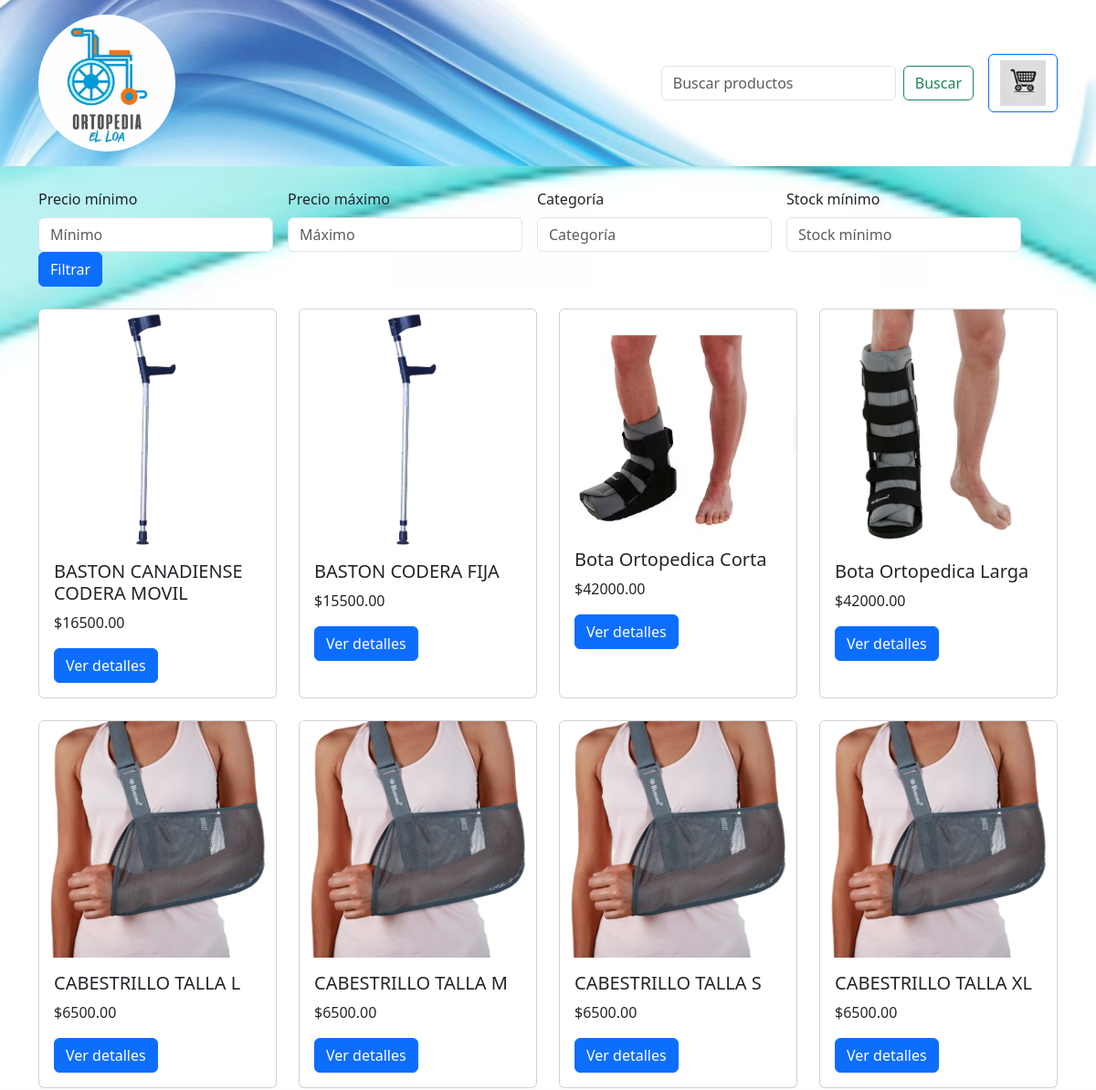
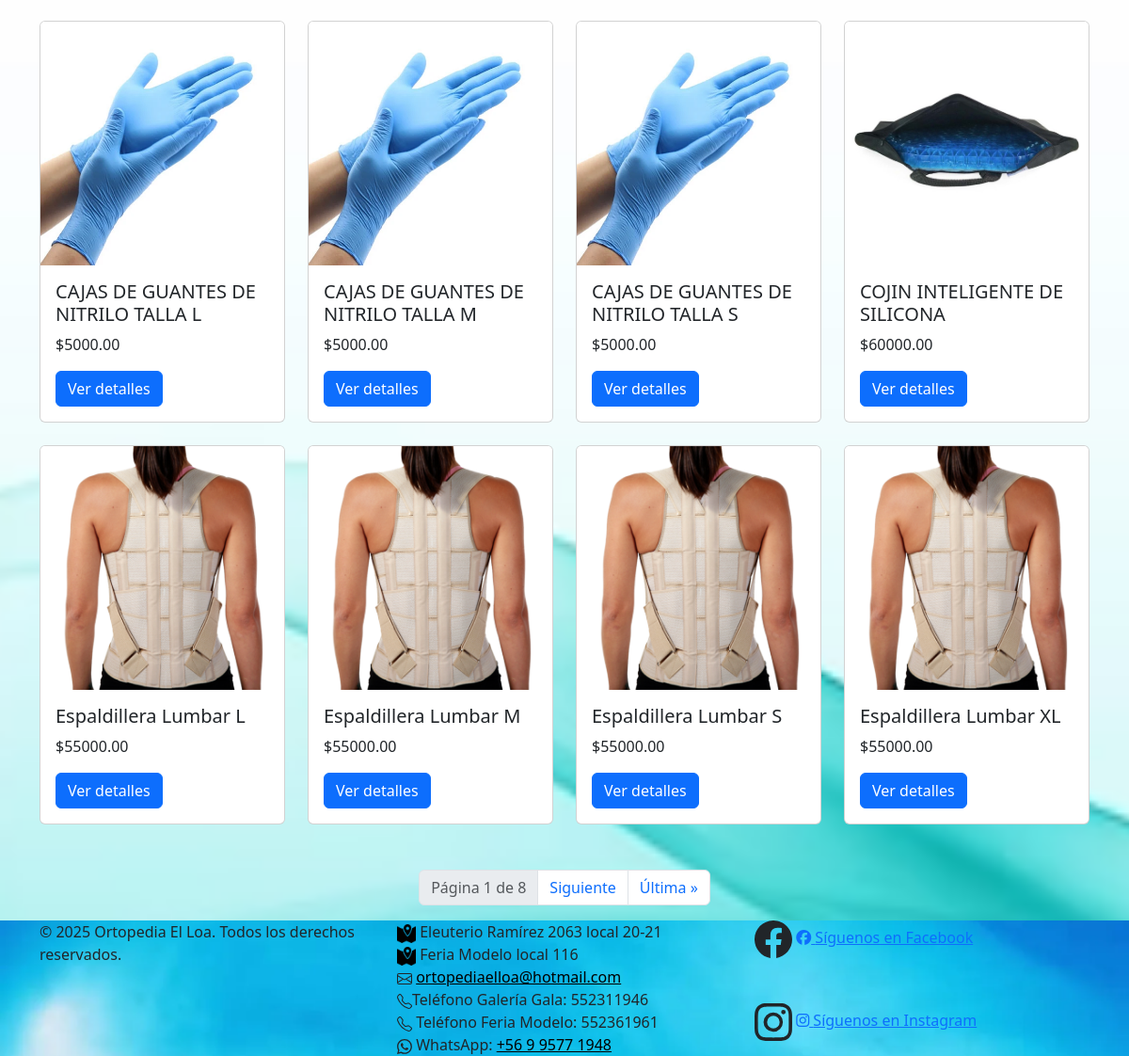
/productos/, run on the app's committed database (2 pictures, top to bottom).
### productos/models.py (models this page shows, shortened)
class Producto(models.Model):
    nombre = models.CharField(max_length=200)
    descripcion = models.TextField()
    precio = models.DecimalField(max_digits=10, decimal_places=2)
    stock = models.IntegerField()
    categoria = models.ForeignKey(Categoria, on_delete=models.CASCADE)
    imagen = models.ImageField(upload_to='productos/')

### productos/views.py (the view)
# urls.py: path('', views.ProductoListView.as_view(), name='productos_lista'),
class ProductoListView(FilterView):
    model = Producto
    template_name = 'productos/producto_lista.html'
    context_object_name = 'productos'
    filterset_class = ProductoFilter
    paginate_by = 16  # Número de productos por página
    def get_queryset(self):
        qs = super().get_queryset().order_by('nombre')
        return qs

### productos/templates/productos/producto_lista.html (shortened to what this page needs)
<!DOCTYPE html>
<html lang="en">
<head>
    {% load static %}
    <link href="https://cdn.jsdelivr.net/npm/bootstrap@5.3.0/dist/css/bootstrap.min.css" rel="stylesheet">
</head>
<body>
    {% load static %}
    <header class="bg-light py-3 mb-4"
        style="background: url('{% static 'images/fondosuperir.webp' %}') no-repeat center center; background-size: cover;">
        <div class="container d-flex justify-content-between align-items-center">
            <div>
                <img src="{% static 'images/logotipo.webp' %}" alt="Logo" class="img-fluid"
                    style="max-width: 150px; border-radius: 50%;">
            </div>
            <div class="d-flex ms-auto align-items-center">
                <form class="d-flex me-3" method="get" action="{% url 'productos_lista' %}">
                    <input class="form-control me-2" type="search" name="q" placeholder="Buscar productos"
                        aria-label="Buscar">
                    <button class="btn btn-outline-success" type="submit">Buscar</button>
                </form>
                <a href="{% url 'ver_carrito' %}" class="btn btn-outline-primary position-relative">
                    <img src="{% static 'images/shopincart.webp' %}" alt="Carrito de compras"
                        style="width: 50px; height: auto;">
                </a>
            </div>
        </div>
    </header>
    <div class="container mb-4">
        <form method="get" class="d-flex align-items-center flex-wrap mb-4">
            <div class="me-3">
                <label for="id_precio__gte" class="form-label">Precio mínimo</label>
                <input type="number" id="id_precio__gte" name="precio__gte" class="form-control" placeholder="Mínimo">
            </div>
            <div class="me-3">
                <label for="id_precio__lte" class="form-label">Precio máximo</label>
                <input type="number" id="id_precio__lte" name="precio__lte" class="form-control" placeholder="Máximo">
            </div>
            <div class="me-3">
                <label for="id_categoria" class="form-label">Categoría</label>
                <input type="text" id="id_categoria" name="categoria" class="form-control" placeholder="Categoría">
            </div>
            <div class="me-3">
                <label for="id_stock__gte" class="form-label">Stock mínimo</label>
                <input type="number" id="id_stock__gte" name="stock__gte" class="form-control"
                    placeholder="Stock mínimo">
            </div>
            <button type="submit" class="btn btn-primary">Filtrar</button>
        </form>
        <div class="row">
            {% for producto in productos %}
            <div class="col-md-3 mb-4">
                <div class="card h-100">
                    <a href="{% url 'producto_detalle' producto.id %}">
                        {% if producto.imagen %}
                        <img src="{{ producto.imagen.url }}" class="card-img-top img-fluid fixed-size"
                            alt="{{ producto.nombre }}">
                        {% else %}
                        <img src="https://via.placeholder.com/300x200" class="card-img-top img-fluid fixed-size"
                            alt="Imagen no disponible">
                        {% endif %}
                    </a>
                    <div class="card-body">
                        <h5 class="card-title">{{ producto.nombre }}</h5>
                        <p class="card-text">${{ producto.precio }}</p>
                        <a href="{% url 'producto_detalle' producto.id %}" class="btn btn-primary">Ver detalles</a>
                    </div>
                </div>
            </div>
            {% empty %}
            <p class="text-center">No hay productos disponibles.</p>
            {% endfor %}
        </div>
    </div>
    {% if is_paginated %}
    <nav aria-label="Page navigation">
        <ul class="pagination justify-content-center">
            <li class="page-item disabled">
                <span class="page-link">
                    Página {{ page_obj.number }} de {{ paginator.num_pages }}
                </span>
            </li>
            {% if page_obj.has_next %}
            <li class="page-item">
                <a class="page-link" href="?page={{ page_obj.next_page_number }}" aria-label="Siguiente">
                    <span aria-hidden="true">Siguiente</span>
                </a>
            </li>
            <li class="page-item">
                <a class="page-link" href="?page={{ paginator.num_pages }}" aria-label="Última">
                    <span aria-hidden="true">Última &raquo;</span>
                </a>
            </li>
            {% endif %}
        </ul>
    </nav>
    {% endif %}
    <footer style="background: url('{% static 'images/sukuno.webp' %}') no-repeat center center; background-size: cover;">
        <div class="container">
            <div class="row text-center text-md-start">
                <div class="col-md-4">
                    <p>&copy; 2025 Ortopedia El Loa. Todos los derechos reservados.</p>
                </div>
                <div class="col-md-4">
                                   <div>
                                    <img width="20" height="20" src="{% static 'images/mapita.png' %}" alt="map-marker--v1"/>                                  Eleuterio Ramírez 2063 local 20-21
                         </div>
                        <div>                                    <img width="20" height="20" src="{% static 'images/mapita.png' %}" alt="map-marker--v1"/>
                            Feria Modelo local 116</div>
                    <div> <a href="mailto:ortopediaelloa@hotmail.com"
                            style="color: black;">ortopediaelloa@hotmail.com</a></div>
                    <div>Teléfono Galería Gala: 552311946</div>
                    <div></i> Teléfono Feria Modelo: 552361961</div>
                    <div> WhatsApp: <a href="https://wa.me/569957719948"
                            style="color: black;">+56 9 9577 1948</a></div>
                </div>
                <div class="col-md-4">
                    <a href="https://www.facebook.com/OrtopediaElLoa" target="_blank"><i class="fab fa-facebook"></i>
                        Síguenos en Facebook</a> <br> <br><br>
                    <a href="https://www.instagram.com/ortopedia_el_loa/" target="_blank"><i
                            class="fab fa-instagram"></i> Síguenos en Instagram</a>
                </div>
            </div>
        </div>
    </footer>
</body>
</html>

### data on the page
Producto: imagen (picture), nombre "BASTON CANADIENSE CODERA MOVIL", precio "16500.00"
Producto: imagen (picture), nombre "BASTON CODERA FIJA", precio "15500.00"
Producto: imagen (picture), nombre "Bota Ortopedica Corta", precio "42000.00"
Producto: imagen (picture), nombre "Bota Ortopedica Larga", precio "42000.00"
Producto: imagen (picture), nombre "CABESTRILLO TALLA L", precio "6500.00"
Producto: imagen (picture), nombre "CABESTRILLO TALLA M", precio "6500.00"
Producto: imagen (picture), nombre "CABESTRILLO TALLA S", precio "6500.00"
Producto: imagen (picture), nombre "CABESTRILLO TALLA XL", precio "6500.00"
Producto: imagen (picture), nombre "CAJAS DE GUANTES DE NITRILO TALLA L", precio "5000.00"
Producto: imagen (picture), nombre "CAJAS DE GUANTES DE NITRILO TALLA M", precio "5000.00"
Producto: imagen (picture), nombre "CAJAS DE GUANTES DE NITRILO TALLA S", precio "5000.00"
Producto: imagen (picture), nombre "COJIN INTELIGENTE DE SILICONA", precio "60000.00"
Producto: imagen (picture), nombre "Espaldillera Lumbar L", precio "55000.00"
Producto: imagen (picture), nombre "Espaldillera Lumbar M", precio "55000.00"
Producto: imagen (picture), nombre "Espaldillera Lumbar S", precio "55000.00"
Producto: imagen (picture), nombre "Espaldillera Lumbar XL", precio "55000.00"

### other printed values
{{ page_obj.number }} "1"
{{ paginator.num_pages }} "8"
